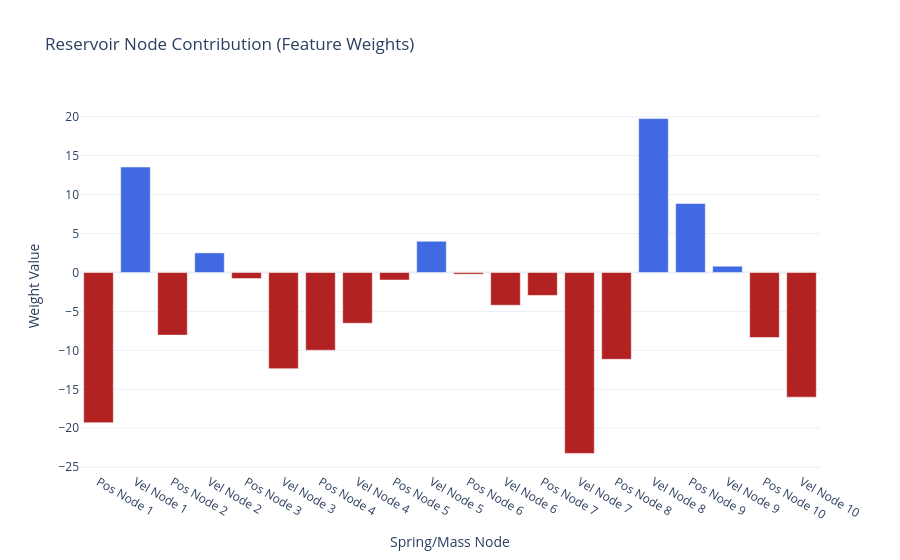

The notebook cell saved with this chart:
### Code cell
weights = ridge_model.coef_
labels = [
    f"{'Pos' if i % 2 == 0 else 'Vel'} Node {i//2 + 1}" for i in range(len(weights))
]

fig = go.Figure(
    data=[
        go.Bar(
            x=labels,
            y=weights,
            marker_color=np.where(
                weights >= 0, "royalblue", "firebrick"
            ),  # Blue for +, Red for -
        )
    ]
)

fig.update_layout(
    title="Reservoir Node Contribution (Feature Weights)",
    xaxis_title="Spring/Mass Node",
    yaxis_title="Weight Value",
    template="plotly_white",
)

fig.show()

### Figure 1 — Plotly figure (JSON) as saved in the notebook; plotly's stock layout.template omitted (floating-point values rounded to 4 significant figures)
{"data": [{"marker": {"color": ["firebrick", "royalblue", "firebrick", "royalblue", "firebrick", "firebrick", "firebrick", "firebrick", "firebrick", "royalblue", "firebrick", "firebrick", "firebrick", "firebrick", "firebrick", "royalblue", "royalblue", "royalblue", "firebrick", "firebrick"]}, "type": "bar", "x": ["Pos Node 1", "Vel Node 1", "Pos Node 2", "Vel Node 2", "Pos Node 3", "Vel Node 3", "Pos Node 4", "Vel Node 4", "Pos Node 5", "Vel Node 5", "Pos Node 6", "Vel Node 6", "Pos Node 7", "Vel Node 7", "Pos Node 8", "Vel Node 8", "Pos Node 9", "Vel Node 9", "Pos Node 10", "Vel Node 10"], "y": [-19.28, 13.54, -8.039, 2.518, -0.7774, -12.35, -9.981, -6.515, -0.9643, 4.01, -0.2167, -4.203, -2.943, -23.22, -11.15, 19.75, 8.861, 0.8074, -8.348, -16.0]}], "layout": {"title": {"text": "Reservoir Node Contribution (Feature Weights)"}, "xaxis": {"title": {"text": "Spring/Mass Node"}}, "yaxis": {"title": {"text": "Weight Value"}}}}
